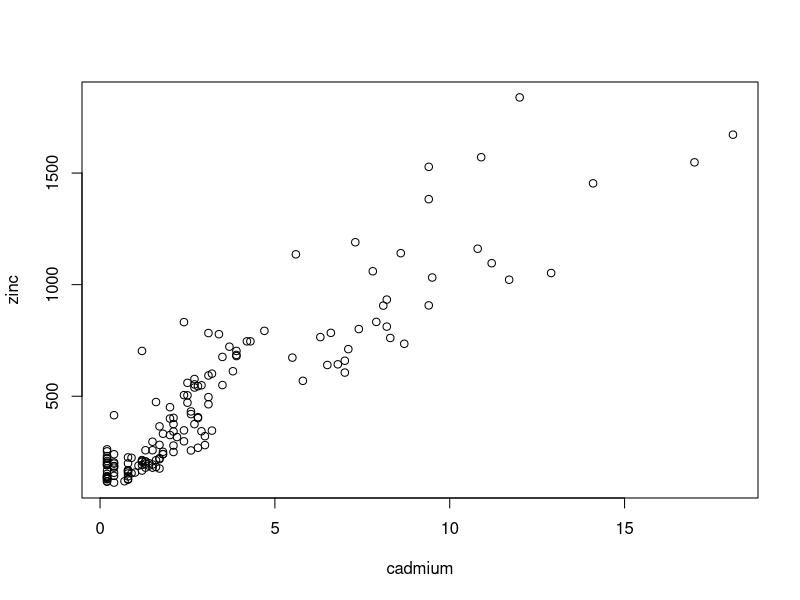
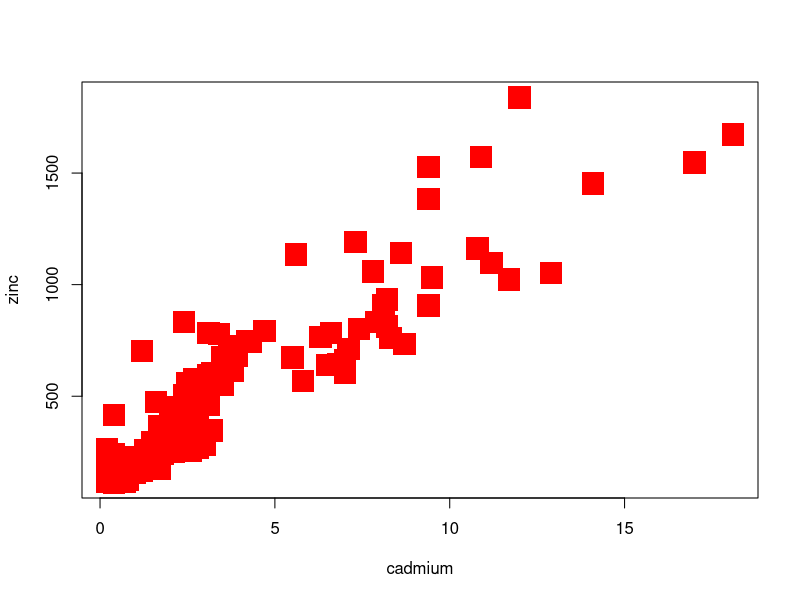
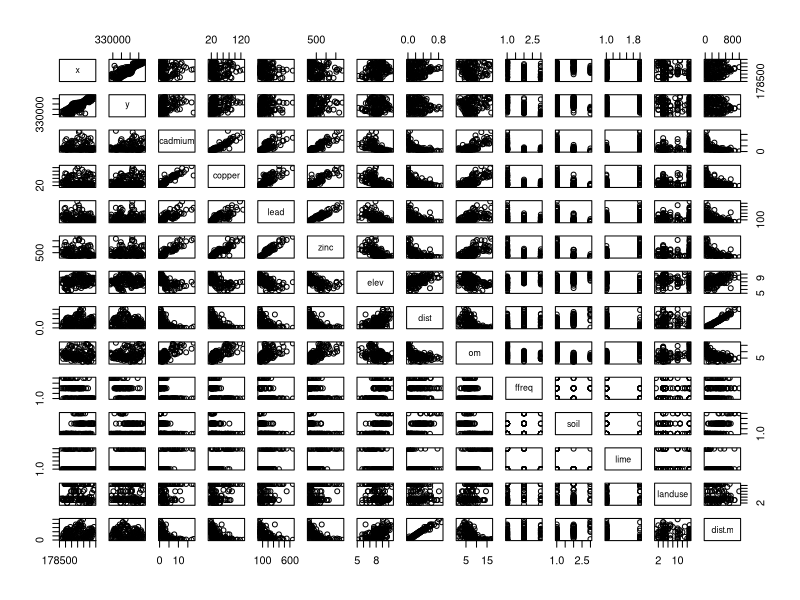
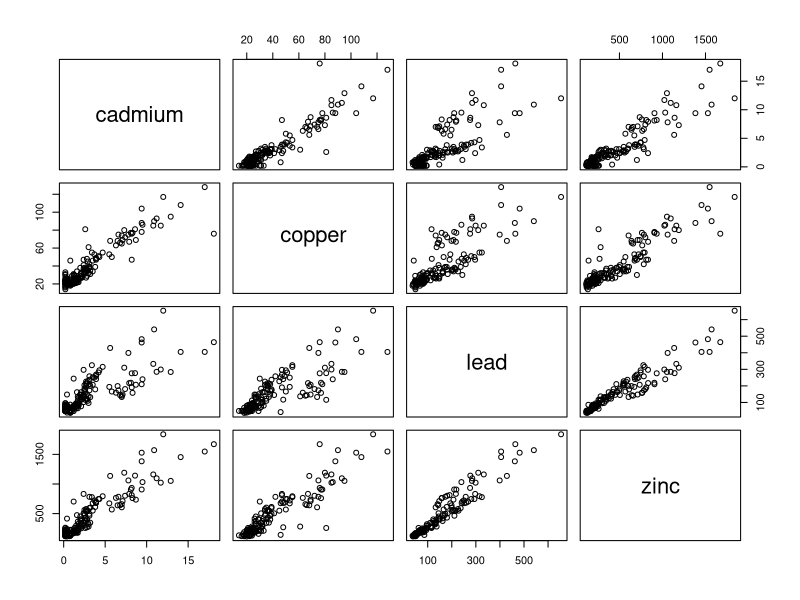
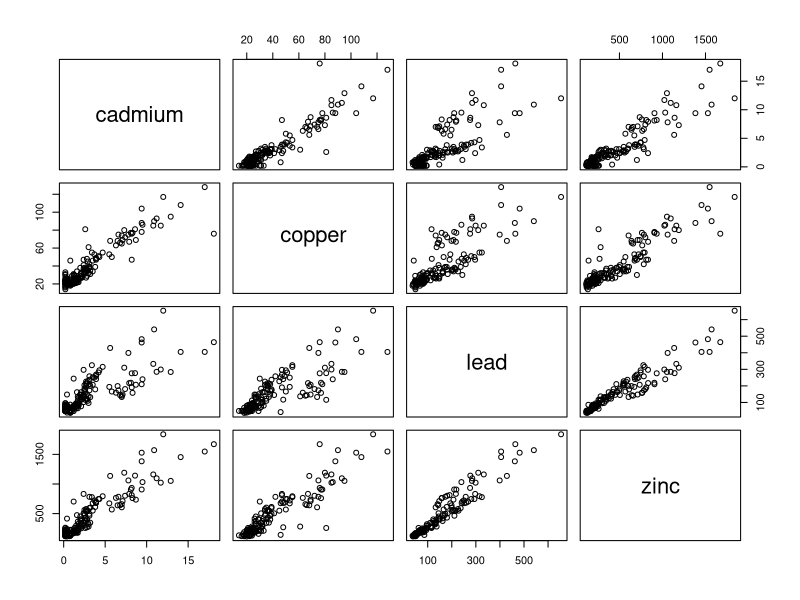
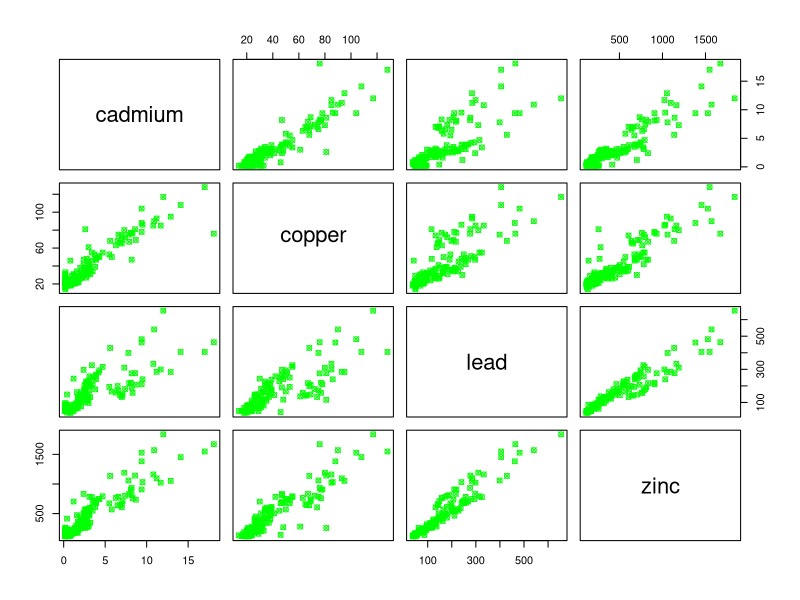
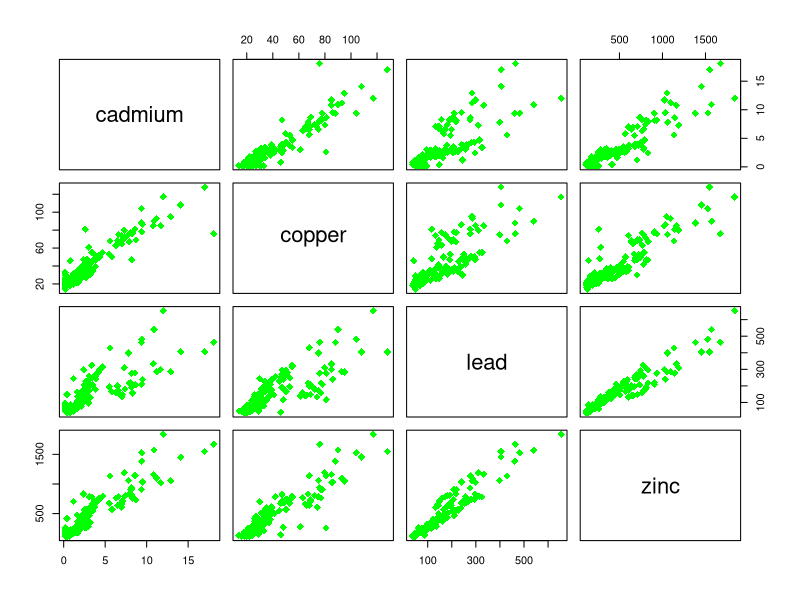
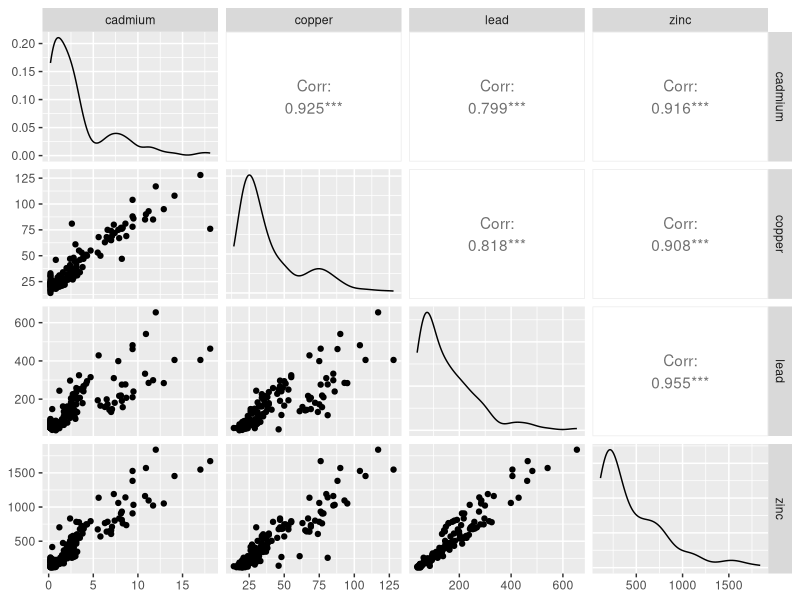

The R script that drew these images, in order:
### Multipanel in R: the second lecture of monitoring ecosystems

install.packages("sp")
install.packages("GGally",dependencies=T) #intallation of new packages
install.packages("hms")  #installed since in was required by ggpairs function

library(sp) #require(sp) will also do teh same job, telling R that we are going to use this package
library("GGally")
data(meuse) #data means there is a dataset available named meuse

attach(meuse)

#exercise: see the names of the variables and plot cadmium versus zinc
plot(cadmium,zinc) #what I've done
names(meuse) #show the names
head(meuse)

plot(cadmium,zinc,pch=15,col="red",cex=3)

#exercise:make all possible pairwis plots of dataset
#use of plot() is not so good couse it's too long plot each pair

pairs(meuse) # you can plot all the variables together

#prettify the plot, reduce variables
pairs(~cadmium+copper+lead+zinc,data=meuse)

pairs(meuse[,3:6]) # [] subset of a dataset, comma means "start from". this produce the same result of the prevoius function

#exercise: prettify this graph
pairs(meuse[,3:6],pch=13,col="green")
pairs(meuse[,3:6],pch=18,col="green",cex=1.5)

#after this point something goes wrong--> install and library of GGally

ggpairs(meuse[,3:6])#function after install and library of GGally
